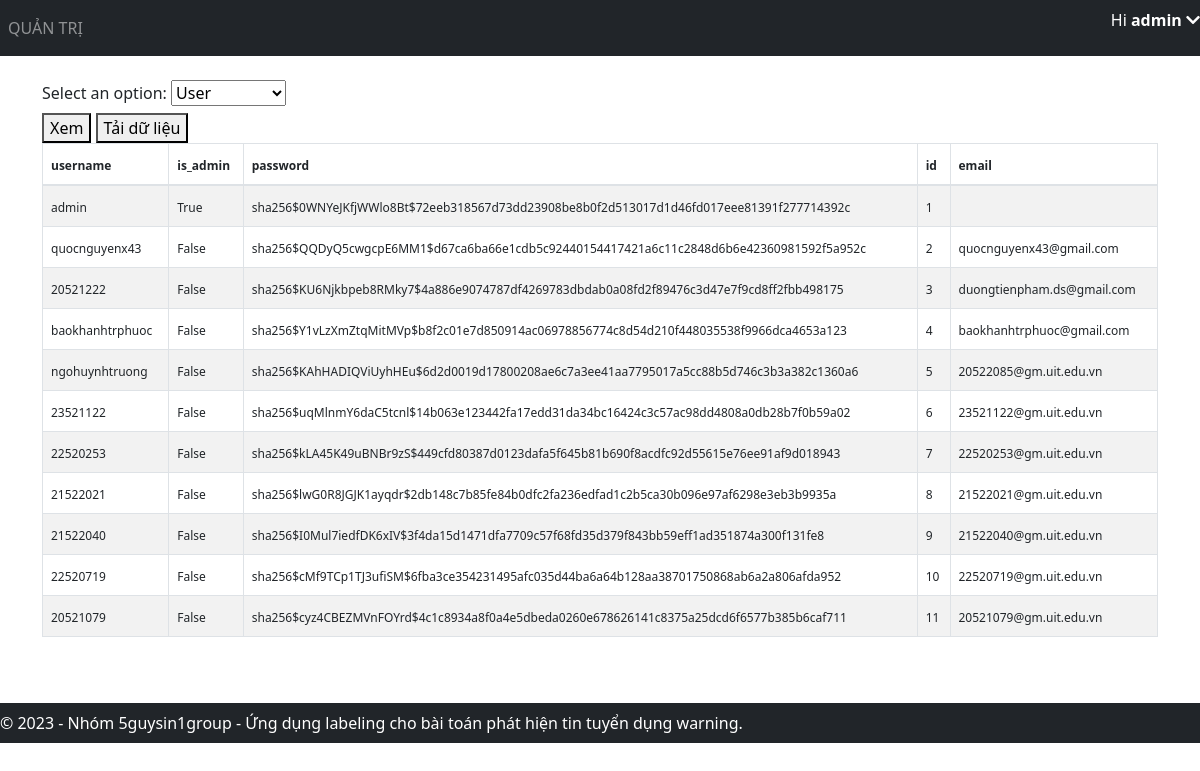
The app's page /view-data (signed in) with its own data.
### application/models.py (models this page shows)
class User(db.Model, UserMixin):
    id = db.Column(db.Integer, primary_key=True)
    email = db.Column(db.String(150), unique=True)
    username = db.Column(db.String(20), unique=True)
    password = db.Column(db.String(150))
    is_admin = db.Column(db.Boolean, default=False)
    annotations = db.relationship('Annotation')

### application/views.py (the view, shortened to what this page needs)
@views.route('/view-data', methods=['GET', 'POST'])
@login_required
def view_data():
    if not current_user.is_admin:
        return "Không có quyền truy cập vào trang quản trị admin.", 403
    data = User.query.all()
    data = [d.__dict__ for d in data]
    for d in data:
        d.pop('_sa_instance_state', None)
    return render_template(
        "view_data.html",
        user=current_user,
        data=data,
    )

### application/__init__.py (called while the page is built)
def create_app():
    app = Flask(__name__)
    app.config['SECRET_KEY'] = 'hjshjhdjah kjshkjdhjs' # random key
    app.config['SQLALCHEMY_DATABASE_URI'] = f'sqlite:///{DB_NAME}'
    db.init_app(app)
    from .views import views
    from .auth import auth
    app.register_blueprint(views, url_prefix='/')
    app.register_blueprint(auth, url_prefix='/')
    from .models import User
    with app.app_context():
        db.create_all()
        create_admin(db)
    login_manager = LoginManager()
    login_manager.login_view = 'auth.login'
    login_manager.init_app(app)
    @login_manager.user_loader
    def load_user(id):
        return User.query.get(int(id))
    return app

### application/templates/view_data.html (shortened to what this page needs)
{% extends "base.html" %}
{% block content %}
<link href="https://cdn.jsdelivr.net/npm/bootstrap@5.3.0/dist/css/bootstrap.min.css" rel="stylesheet">
<form method="POST">
    <label for="table-select">Select an option:</label>
    <select id="table-select" name="table-select">
        <option value="user" selected>User</option>
    </select>
    <br>
    <button type="submit" name="action" value="view">Xem</button>
    <button type="submit" name="action" value="download">Tải dữ liệu</button>
</form>
<div style="overflow-x: auto">
    <table id="data" class="table table-condensed table-bordered table-hover table-striped">
        <thead>
            <tr>
                {% if data %}
                    {% for key in data[0].keys() %}
                        <th><span style="font-size: 12px;" data-toggle="tooltip" data-placement="top" title="{{ key }}">{{ key }}</span></th>
                    {% endfor %}
                {% endif %}
            </tr>
        </thead>
        <tbody>
            {% if data %}
                {% for item in data %}
                    <tr>
                        {% for key in data[0].keys() %}
                            <td tabindex="1"><span style="font-size: 12px;" title="{{ item[key] }}" class="ellipsis">{{ item[key] }}</span></td>
                        {% endfor %}
                    </tr>
                {% endfor %}
            {% endif %}
        </tbody>
    </table>
</div>
{% endblock %}

### application/templates/base.html (shortened to what this page needs)
<!DOCTYPE html>
<html>
<head>
    <link rel="stylesheet" href="https://stackpath.bootstrapcdn.com/bootstrap/4.4.1/css/bootstrap.min.css" />
    <link rel="stylesheet" href="https://stackpath.bootstrapcdn.com/font-awesome/4.7.0/css/font-awesome.min.css" />
    <link rel="stylesheet" href="https://cdnjs.cloudflare.com/ajax/libs/font-awesome/5.15.4/css/all.min.css">
</head>
<body>
    <nav class="navbar navbar-expand-lg navbar-dark bg-dark">
        <div class="collapse navbar-collapse" id="navbar">
            <div class="navbar-nav">
                {% if user.is_admin %}
                <a class="nav-item nav-link" id="admin" href="/admin">QUẢN TRỊ</a>
                {% endif %}
            </div>
        </div>
        {% if user.is_authenticated %}
        <p id="greeting" class="text-white">Hi <strong>{{ user.username }}  </strong><i class="fas fa-chevron-down" id="arrow-down"></i></p>
        {% endif %}
    </nav>
    <br>
    <div class="container">{% block content %} {% endblock %}</div>
    <footer class="navbar navbar-dark bg-dark text-center py-2" style="margin-top: 50px;">
        &copy; 2023 - Nhóm 5guysin1group - Ứng dụng labeling cho bài toán phát hiện tin tuyển dụng warning.
    </footer>
</body>
</html>

### application/templates/base.html (style rules this page uses)
body { min-height: 3000px; }
footer { position: absolute; left: 0; bottom: 0; width: 100%; background-color: #343a40; color: #fff; padding: 10px; }

### application/templates/view_data.html (style rules this page uses)
.ellipsis { max-width: 100px; white-space: nowrap; overflow: hidden; text-overflow: ellipsis; }

### records on screen
User: username "admin", username "admin" "True" "sha256$0WNYeJKfjWWlo8Bt$72eeb318567d73dd23908be8b0f2d513017d1d46fd017eee81391f277714392c" "1"
User: username "quocnguyenx43" "False" "sha256$QQDyQ5cwgcpE6MM1$d67ca6ba66e1cdb5c92440154417421a6c11c2848d6b6e42360981592f5a952c" "2" "quocnguyenx43@gmail.com"
User: username "20521222" "False" "sha256$KU6Njkbpeb8RMky7$4a886e9074787df4269783dbdab0a08fd2f89476c3d47e7f9cd8ff2fbb498175" "3" "duongtienpham.ds@gmail.com"
User: username "baokhanhtrphuoc" "False" "sha256$Y1vLzXmZtqMitMVp$b8f2c01e7d850914ac06978856774c8d54d210f448035538f9966dca4653a123" "4" "baokhanhtrphuoc@gmail.com"
User: username "ngohuynhtruong" "False" "sha256$KAhHADIQViUyhHEu$6d2d0019d17800208ae6c7a3ee41aa7795017a5cc88b5d746c3b3a382c1360a6" "5" "20522085@gm.uit.edu.vn"
User: username "23521122" "False" "sha256$uqMlnmY6daC5tcnl$14b063e123442fa17edd31da34bc16424c3c57ac98dd4808a0db28b7f0b59a02" "6" "23521122@gm.uit.edu.vn"
User: username "22520253" "False" "sha256$kLA45K49uBNBr9zS$449cfd80387d0123dafa5f645b81b690f8acdfc92d55615e76ee91af9d018943" "7" "22520253@gm.uit.edu.vn"
User: username "21522021" "False" "sha256$lwG0R8JGJK1ayqdr$2db148c7b85fe84b0dfc2fa236edfad1c2b5ca30b096e97af6298e3eb3b9935a" "8" "21522021@gm.uit.edu.vn"
User: username "21522040" "False" "sha256$I0Mul7iedfDK6xIV$3f4da15d1471dfa7709c57f68fd35d379f843bb59eff1ad351874a300f131fe8" "9" "21522040@gm.uit.edu.vn"
User: username "22520719" "False" "sha256$cMf9TCp1TJ3ufiSM$6fba3ce354231495afc035d44ba6a64b128aa38701750868ab6a2a806afda952" "10" "22520719@gm.uit.edu.vn"
User: username "20521079" "False" "sha256$cyz4CBEZMVnFOYrd$4c1c8934a8f0a4e5dbeda0260e678626141c8375a25dcd6f6577b385b6caf711" "11" "20521079@gm.uit.edu.vn"

### other values on screen
{{ key }} "username" "is_admin" "password" "id" "email"
